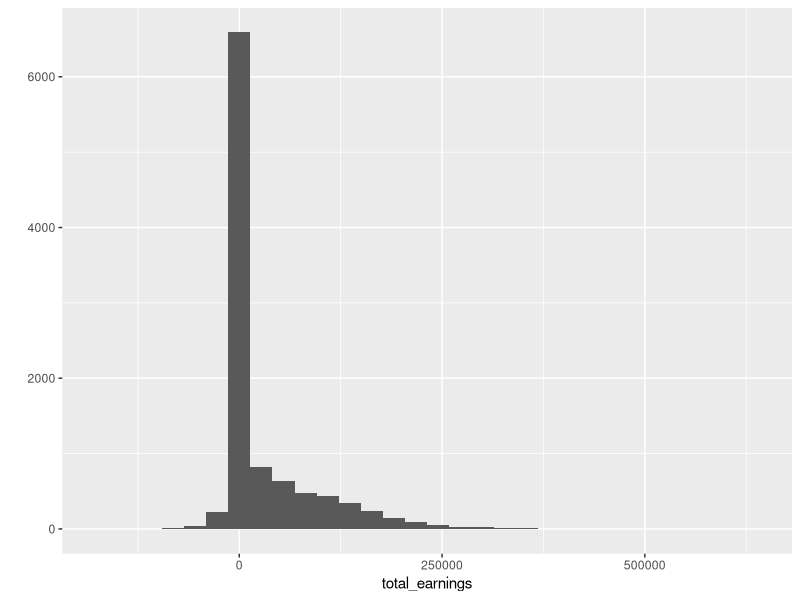
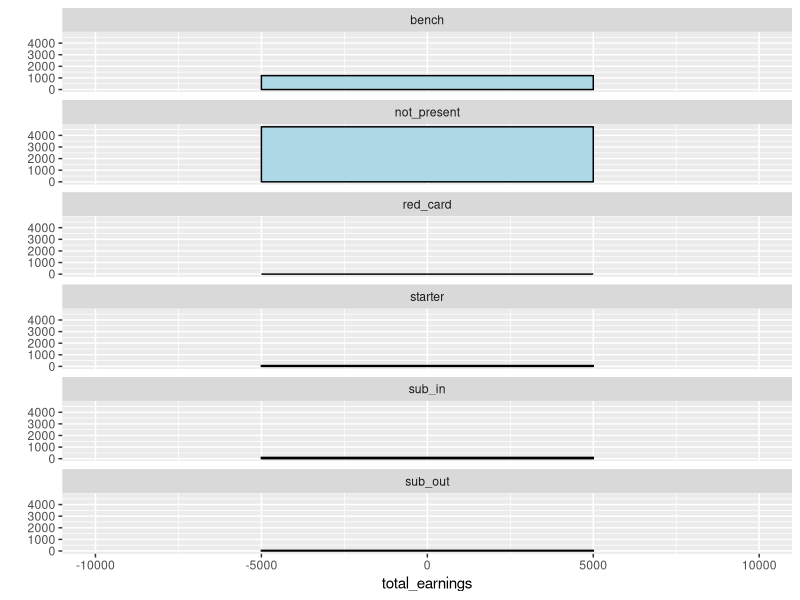
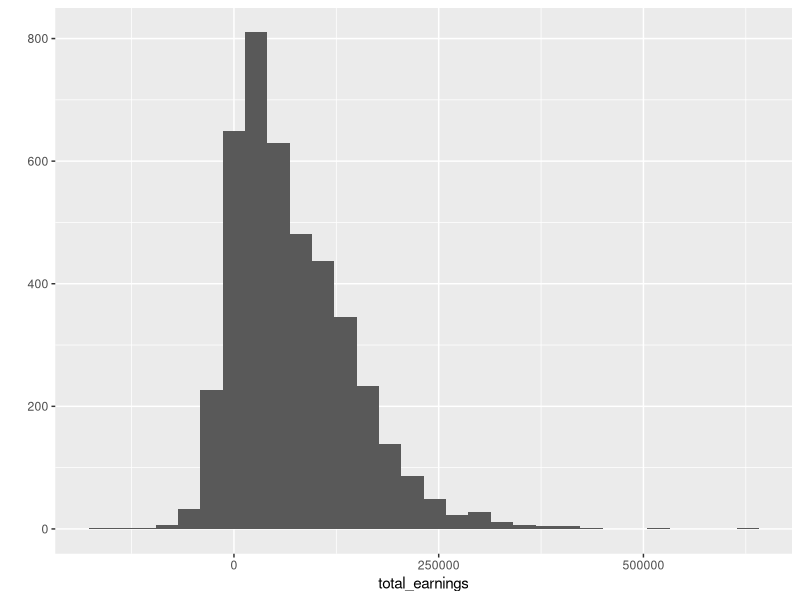
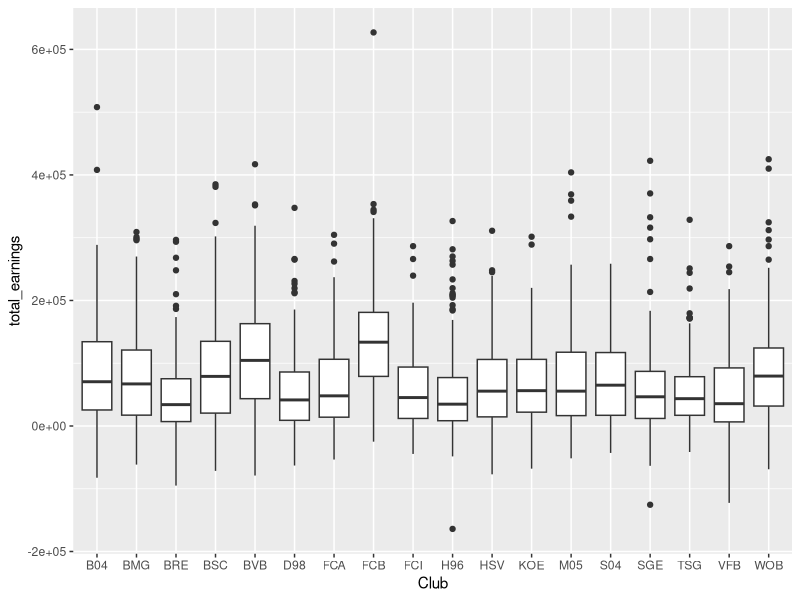
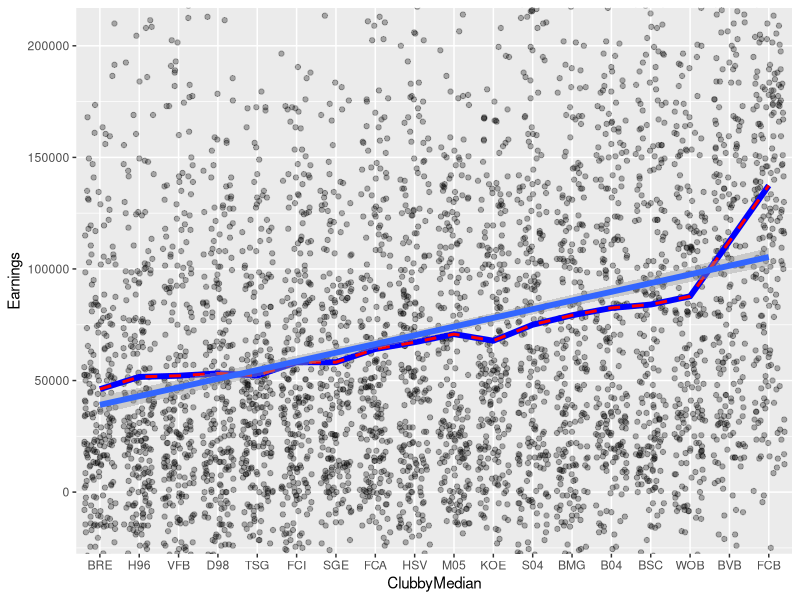

The R script that drew these images, in order: (Note: this script raises an error after producing the figures.)
## ---- chunk 1
suppressMessages(library("ggplot2"))
suppressMessages(library("dplyr"))
suppressMessages(library("reshape2"))
plm <- read.csv("plm.csv")
dim(plm)
names(plm)
str(plm)
## ---- chunk 2
qplot(x = total_earnings, data = plm)
## ---- chunk 3
qplot(x = total_earnings, data = plm,
      binwidth = 10000,
      color = I('black'), fill = I('lightblue')) +
  facet_wrap(~status, ncol = 1) +
  scale_x_continuous(limits = c(-10000,10000))
## ---- chunk 4
plm.played <- subset(plm, !status %in% c("bench", "not_present"))
qplot(x = total_earnings, data = plm.played)
summary(plm.played$total_earnings)
## ---- chunk 5
ggplot(data = subset(plm.played, !is.na(Club)),
       aes(x=Club, y=total_earnings)) +
    geom_boxplot() +
    guides(fill=FALSE)
## ---- chunk 6
# get clubs in order of median
ClubbyMedian <- with(subset(plm.played, !is.na(Club)), reorder(Club, total_earnings, median))
ggplot(aes(x = ClubbyMedian, y = total_earnings), 
       data = subset(plm.played, !is.na(Club))) +
  geom_point(position = position_jitter(h=0),
             alpha = 0.3, color = "black") +
  geom_line(aes(group = 1), stat = "summary", fun.y = mean, 
            color = "blue", size = 2) +
  geom_line(aes(group = 1), stat = "summary", 
            fun.y = quantile, fun.args=list(probs=0.5), 
            color = "red", size = 1, linetype = 2) +
  geom_smooth(aes(group = 1), method = "lm", size = 2) +
  ylab("Earnings") +
  coord_cartesian(ylim = c(quantile(plm.played$total_earnings, 0.05),
                           quantile(plm.played$total_earnings, 0.95)))
## ---- chunk 7
# Get opponent from home/away_shortname
plm <- transform(plm, opponent = ifelse(
  Club == home_shortname, levels(away_shortname)[away_shortname],
  levels(home_shortname)[home_shortname]))
plm.played <- subset(plm, !status %in% c("bench", "not_present"))

ggplot(data = subset(plm.played, !is.na(Club)),
       aes(x=opponent, y=total_earnings)) +
    geom_boxplot() +
    guides(fill=FALSE)
## ---- chunk 8
ClubbyMedian <- with(subset(plm.played, !is.na(Club)), reorder(opponent, total_earnings, median))

ggplot(aes(x = ClubbyMedian, y = total_earnings), 
       data = subset(plm.played, !is.na(Club))) +
  geom_point(position = position_jitter(h=0),
             alpha = 0.3, color = "black") +
  geom_line(aes(group = 1), stat = "summary", fun.y = mean, 
            color = "blue", size = 2) +
  geom_line(aes(group = 1), stat = "summary", 
            fun.y = quantile, fun.args=list(probs=0.5), 
            color = "red", size = 1, linetype = 2) +
  geom_smooth(aes(group = 1), method = "lm", size = 2) +
  ylab("Earnings") +
  coord_cartesian(ylim = c(quantile(plm.played$total_earnings, 0.05),
                           quantile(plm.played$total_earnings, 0.95)))
## ---- chunk 9
qplot(x = total_earnings, data = plm.played,
      binwidth = 10000,
      color = I('black'), fill = I('#F79420')) +
  facet_wrap(~Pos, ncol = 1)
## ---- chunk 10
qplot(x = Pos, data = plm.played)
## ---- chunk 11
qplot(y = total_earnings, x = Pos,
      data = subset(plm.played, !is.na(Pos),
      binwidth = 10000),
      color = I('black'), fill = I('#F79420'),
      geom = 'boxplot')
## ---- chunk 12
by(plm.played$total_earnings, plm.played$Pos, summary)
## ---- chunk 13
plm.played %>%
  group_by(Pos) %>%
  summarise(quantile90 = quantile(total_earnings, probs = 0.85)) %>%
  arrange(Pos)
## ---- chunk 14
ggplot(data = plm.played,
       aes(x=init_Value)) +
    geom_histogram()

summary(plm.played$init_Value)
## ---- chunk 15
ggplot(data = subset(plm.played, !is.na(init_Value)),
       aes(x=factor(init_Value), y=total_earnings, 
           fill = factor(ceiling(init_Value)))) +
    geom_boxplot() +
    guides(fill=FALSE)
## ---- chunk 16
plm.te_by_value <- plm.played %>%
  group_by(init_Value) %>%
  summarise(mean_earnings = mean(total_earnings),
            median_earnings = median(total_earnings),
            max_earnings = max(total_earnings),
            n = n()) %>%
  arrange(init_Value)

plm.te_by_value
## ---- chunk 17
ggplot(aes(x = init_Value), data = plm.te_by_value) +
  geom_line(aes(y = mean_earnings), color = "blue") +
  geom_line(aes(y = median_earnings), color = "red") +
  ylab("Earnings")
## ---- chunk 18
ggplot(subset(plm.played, !is.na(Pos)),
       aes(x = init_Value)) +
  geom_histogram() +
  facet_wrap(~Pos, ncol = 1, scales = "free_y")
## ---- chunk 19
plm.player <- plm %>%
  filter(!is.na(init_Value)) %>%
  group_by(id, Name) %>%
  summarise(Value = mean(init_Value),
            Total_Earnings = sum(total_earnings),
            mean_earnings = mean(total_earnings),
            Pos = first(Pos)) %>%
  ungroup() %>%
  arrange(id,Name)

head(plm.player)
## ---- chunk 20
ggplot(plm.player, aes(x = Total_Earnings / Value)) +
  geom_histogram(binwidth = 10000)
## ---- chunk 21
plm.vfm <- subset(plm.player, Total_Earnings / Value > 200000)
ggplot(plm.vfm, aes(x = Value, y = Total_Earnings / Value)) +
  geom_boxplot(aes(x = factor(Value)))
## ---- chunk 22
ggplot(plm.vfm, aes(x = Pos, y = Total_Earnings / Value)) +
  geom_boxplot(aes(x = factor(Pos)))
## ---- chunk 23
# Set the seed for reproducible results
set.seed(4230)
sample.ids <- sample(plm.played$id, 10)


ggplot(subset(plm, id %in% sample.ids),
       aes(x=matchday, y=total_earnings)) +
  facet_wrap(~Name) +
  geom_line() 
## ---- chunk 24
# Replace NAs by 0s for Goals / Assists / Clean Sheets
plm$assist[is.na(plm.played$assist)] <- 0
plm$goal[is.na(plm$goal)] <- 0
plm$clean_sheet[is.na(plm$clean_sheet)] <- 0

# Create new variable to sum up possible achievements
plm <- transform(plm, sum.achievements = assist + goal + clean_sheet)

# Plot graph as before, but add circles indicating achievements
ggplot(subset(plm, id %in% sample.ids),
       aes(x=matchday, y=total_earnings)) +
  facet_wrap(~Name) +
  geom_line() +
  geom_point(aes(size = sum.achievements), pch = 1)
## ---- chunk 25
ggplot(subset(plm, id %in% sample.ids),
       aes(x=matchday, y=total_earnings)) +
  facet_wrap(~Name) +
  geom_line() +
  geom_point(aes(size = game_play_duration / 10), pch = 1)

## ---- chunk 26
# Calculate variable for Home or Away match
plm <- transform(plm, home_away = ifelse(Club == home_shortname,
                                           "home", "away"))

# Calculate league points (3 for Win, 1 for Draw, 0 for Loss)
plm <- transform(plm, bl_points = ifelse(home_score == away_score, 1,
                                        ifelse(home_away == "home" &
                                                 home_score > away_score,
                                               3, ifelse(
                                                 home_away == "away" &
                                                   home_score < away_score,
                                                 3, 0))))

ggplot(subset(plm, id %in% sample.ids),
       aes(x=matchday, y=total_earnings)) +
  facet_wrap(~Name) +
  geom_line() +
  geom_point(aes(size = game_play_duration, 
                 fill = sum.achievements + bl_points),
             pch = 21) +
  scale_fill_gradientn(colours = colorRampPalette(c("blue", "red"))(5))

## ---- chunk 27
# Calculate matchup matrix
plm.matchup <- plm %>%
  filter(!is.na(Club) & game_play_duration > 0) %>%
  group_by(Club, opponent) %>%
  summarise(median_earnings = median(total_earnings),
            avg_earnings = mean(total_earnings),
            points = first(bl_points)) %>%
  ungroup() %>%
  arrange(Club, opponent)

# Re-level to get clubs in order of total bl_points for plot
plm.sorted <- aggregate(points ~ Club, plm.matchup, sum)

plm.matchup$Club <- factor(plm.matchup$Club,
                      levels = plm.sort[order(plm.sort$points), "Club"])
plm.matchup$opponent <- factor(plm.matchup$opponent,
                      levels = plm.sort[order(plm.sort$points), "Club"])


ggplot(plm.matchup, aes(x = Club, y = opponent, fill = avg_earnings)) +
  geom_tile() +
  scale_fill_gradientn(colours = colorRampPalette(c("blue", "red"))(100)) +
  labs(x = "Players' Club", y = "Opponent in a match",
       title = "Average player earnings by match",
       fill = "Average Earnings")
## ---- chunk 28
ggplot(aes(x = ceiling(init_Value), y = total_earnings),
       data = plm.played) +
  geom_point(position = position_jitter(h=0), alpha = 0.5) +
  geom_line(stat = "summary", fun.y = mean, color = "blue", size = 1) +
  geom_smooth(method = "lm") +
  labs(x = "Player Value (Millions)", y = "Player Earnings per match",
       title = "Player Value and median Earnings") +
  coord_cartesian(ylim = c(quantile(plm.played$total_earnings, 0.05),
                           quantile(plm.played$total_earnings, 0.95)))
## ---- chunk 29
with(plm.played, cor.test(init_Value, total_earnings))
## ---- chunk 30
# Calculate rank variable to sort players by average earnings
plm.player$rank <- rank(-plm.player$mean_earnings)

# Merge with data at match-level
plm.ranked <- merge(plm.player, plm, by = "id")

ggplot(subset(plm.ranked, !is.na(sum.achievements)),
       aes(x=rank, y=total_earnings)) +
  geom_point(aes(alpha = game_play_duration, 
                 fill = sum.achievements + bl_points),
             pch = 21) +
  scale_fill_gradientn(colours = colorRampPalette(c("purple", "red"))(5)) +
  geom_line(aes(color = "blue"), stat = 'summary', fun.y = mean) +
  scale_y_sqrt() +
  labs(x="Player Rank (by average earnings)", 
       y="Earnings per match (sqrt scale)",
       title="Match achievements and Player Earnings",
       fill="Number of match achievements",
       color = "Average Earnings per match",
       alpha="Percentage of minutes played")
